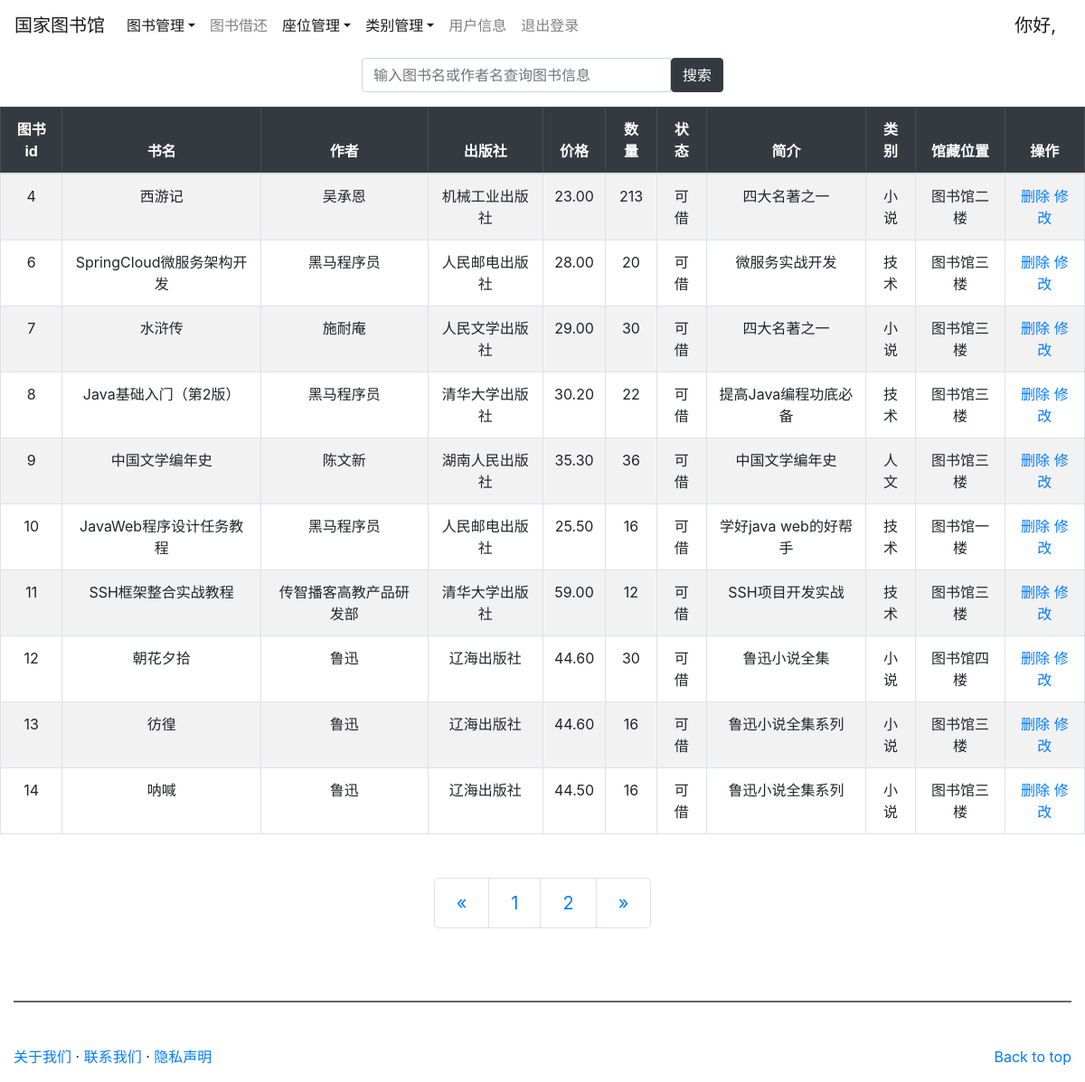
Page /Admin/admin_index.php on the committed database.
### tables this page shows
CREATE TABLE `book` (
  `id` int(11) NOT NULL AUTO_INCREMENT,
  `book_name` varchar(255) DEFAULT NULL,
  `type_id` int(11) DEFAULT NULL,
  `author` varchar(255) DEFAULT NULL,
  `publish` varchar(255) DEFAULT NULL,
  `price` double(10,2) DEFAULT NULL,
  `number` int(11) DEFAULT NULL,
  `status` int(11) DEFAULT '1' COMMENT '状态 1上架0下架',
  `remark` varchar(255) DEFAULT NULL,
  `floor` varchar(20) DEFAULT NULL,
  PRIMARY KEY (`id`) USING BTREE
);

CREATE TABLE `book_type` (
  `id` int(11) NOT NULL AUTO_INCREMENT,
  `type_name` varchar(255) DEFAULT NULL,
  `remark` varchar(255) DEFAULT NULL,
  PRIMARY KEY (`id`) USING BTREE
);

### Admin/admin_index.php (the view, shortened to what this page needs)
<!DOCTYPE html>
<html lang="zh">
<head>
	<link rel="stylesheet" type="text/css" href="../css/bootstrap.min.css"/>
</head>
<body>
	<nav class="navbar navbar-expand-sm navbar-light">
		<a href="#" class="navbar-brand">国家图书馆</a>
		<div class="navbar-collapse collapse" id="nb">
			<ul class="navbar-nav">
				<li class="nav-item dropdown">
					<a href="admin_index.php" class="nav-link active dropdown-toggle" data-toggle="dropdown">图书管理</a>
				</li>
				<li class="nav-item"><a href="jh_book.php" class="nav-link">图书借还</a></li>
				<li class="nav-item dropdown">
					<a href="admin_index.php" class="nav-link active dropdown-toggle" data-toggle="dropdown">座位管理</a>
				</li>
				<li class="nav-item dropdown">
					<a href="admin_index.php" class="nav-link active dropdown-toggle" data-toggle="dropdown">类别管理</a>
				</li>
				<li class="nav-item"><a href="introduce.php" class="nav-link">用户信息</a></li>
				<li class="nav-item"><a href="../index.php" class="nav-link">退出登录</a></li>
			</ul>
		</div>
		<span class="navbar-brand">你好,
		?></span>
	</nav>
	<form class="input-group mt-2 mb-3" method="post" action="" style="width: 400px; margin: 0 auto;">
		<input type="text" id="id" class="form-control input-group-lg " name="content" placeholder="输入图书名或作者名查询图书信息"/>
		<button type="submit" class="btn btn-dark">搜索</button>
	</form>
	<table class="table table-hover table-bordered table-striped container-fluid" >
		<thead class="table-dark" align="center">
			<th>图书id</th>
			<th>书名</th>
			<th>作者</th>
			<th>出版社</th>
			<th>价格</th>
			<th>数量</th>
			<th>状态</th>
			<th>简介</th>
			<th>类别</th>
			<th>馆藏位置</th>
			<th>操作</th>
		</thead>
		<tbody class="" align="center">
			<?php
			include("../conn/conn.php");
			if(!empty($_POST["content"])){
				$content = $_POST["content"];
				$sql = "select * from book INNER JOIN book_type bt ON book.type_id  =bt.id where book.book_name like '%".$content."%' or book.author like '%".$content."%';";
			}else{
				$sql = "select * from book INNER JOIN book_type bt ON book.type_id  =bt.id;";
			}
			$result = mysqli_query($conn,$sql);
			$number = mysqli_num_rows($result);
			if($number>0){
				if(empty($_GET['p'])){
					$p=0;
				}else{
					$p=$_GET['p'];
				}
				$endl=$p+10;
				for($i=0;$i<$endl;$i++){
					$row = mysqli_fetch_array($result);
					if($i>=$p){
						echo "<tr>";
						echo "<td>$row[0]</td><td>$row[1]</td><td>$row[3]</td><td>$row[4]</td><td>$row[5]</td><td>$row[6]</td><td>".($row[7]==1?'可借':'不可借')."</td><td>$row[8]</td><td>$row[11]</td><td>$row[9]</td>";
						if($row[7]=='1'){
							echo "<td style=\"vertical-align: ;\" align='center'>
								<a href='admin_delbook.php?book=$row[0]'>删除</a>
								<a href='admin_upbook.php?book=$row[0]'>修改</a>
								</td>";
						}else{
							echo "<td><button type=\"submit\" class=\"btn btn-danger\" disabled>借书</button></td>";
						}
						echo "</tr>";
					}
				}
			}
			else{
				echo '<h1 class="text-info">没有书籍信息</h1>';
			}
			?>
		</tbody>
	</table>
	<ul class="pagination pagination-lg justify-content-center mt-5" style="width: 40px 0;">
		<li class="page-item"><a href="admin_index.php ? p=0" class="page-link">&laquo;</a></li>
		<?php
			$cnt=-1;
			for($i=$number;$i!=0;$i-=10){
				if($i<0) {
					break;
				}
				else {
					$cnt+=1;
					echo "<li class='page-item'><a href='admin_index.php ? p=".($cnt*10)."' class='page-link'>".($cnt+1)."</a></li>";
				}
			}
			echo "<li class=\"page-item\"><a href='admin_index.php ? p=".($cnt*10)."' class=\"page-link\">&raquo;</a></li>";
		?>
	</ul>
	<?php
	include("../footer.php");
	?>
</body>
</html>

### footer.php
<footer class="container-fluid footer" >
		<hr style="margin-top: 5rem;margin-bottom: 3rem; border: 1px solid #666;">
		<p style="float: right;"><a href="#">Back to top</a></p>
	    <p><a href="#">关于我们</a> &middot; <a href="#">联系我们</a> &middot; <a href="#">隐私声明</a></p>
	</footer>

### rows in the picture
book: id "4", book_name "西游记", author "吴承恩", publish "机械工业出版社", price "23.00", number "213", status "可借", remark "四大名著之一", book_type.type_name "小说", floor "图书馆二楼"
book: id "6", book_name "SpringCloud微服务架构开发", author "黑马程序员", publish "人民邮电出版社", price "28.00", number "20", status "可借", remark "微服务实战开发", book_type.type_name "技术", floor "图书馆三楼"
book: id "7", book_name "水浒传", author "施耐庵", publish "人民文学出版社", price "29.00", number "30", status "可借", remark "四大名著之一", book_type.type_name "小说", floor "图书馆三楼"
book: id "8", book_name "Java基础入门（第2版）", author "黑马程序员", publish "清华大学出版社", price "30.20", number "22", status "可借", remark "提高Java编程功底必备", book_type.type_name "技术", floor "图书馆三楼"
book: id "9", book_name "中国文学编年史", author "陈文新", publish "湖南人民出版社", price "35.30", number "36", status "可借", remark "中国文学编年史", book_type.type_name "人文", floor "图书馆三楼"
book: id "10", book_name "JavaWeb程序设计任务教程", author "黑马程序员", publish "人民邮电出版社", price "25.50", number "16", status "可借", remark "学好java web的好帮手", book_type.type_name "技术", floor "图书馆一楼"
book: id "11", book_name "SSH框架整合实战教程", author "传智播客高教产品研发部", publish "清华大学出版社", price "59.00", number "12", status "可借", remark "SSH项目开发实战", book_type.type_name "技术", floor "图书馆三楼"
book: id "12", book_name "朝花夕拾", author "鲁迅", publish "辽海出版社", price "44.60", number "30", status "可借", remark "鲁迅小说全集", book_type.type_name "小说", floor "图书馆四楼"
book: id "13", book_name "彷徨", author "鲁迅", publish "辽海出版社", price "44.60", number "16", status "可借", remark "鲁迅小说全集系列", book_type.type_name "小说", floor "图书馆三楼"
book: id "14", book_name "呐喊", author "鲁迅", publish "辽海出版社", price "44.50", number "16", status "可借", remark "鲁迅小说全集系列", book_type.type_name "小说", floor "图书馆三楼"
